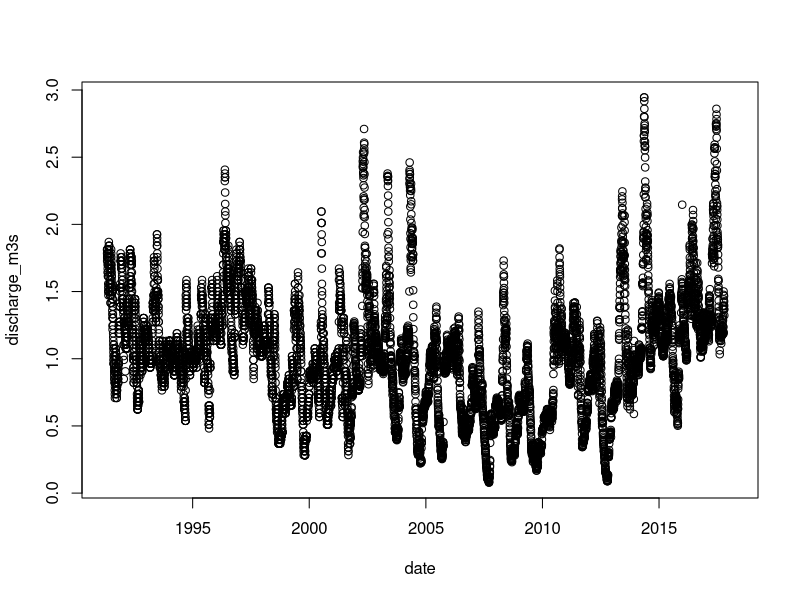

R code for this plot: (Note: this script raises an error after producing the figure.)
library(dplyr)
library(viridisLite)
library(tidyr)

q = read.delim('outflow USGS 05357245 TROUT RIVER.txt',stringsAsFactors = F)
head(q)
q = q %>% mutate(date = as.Date(datetime)) %>%
  mutate(discharge_m3s = as.numeric(X153725_00060_00003) * 0.0283168) %>%
  select(date,discharge_m3s)
plot(q)

doc = read.csv('webb_chem_phys_all_sites.csv',stringsAsFactors = F)
head(doc)
unique(doc$site_name)
doc = doc %>% mutate(date = as.Date(sampledate)) %>%
  select(site_name,date,doc) %>%
  group_by(site_name,date) %>%
  summarise_at('doc',mean,na.rm=T) %>%
  filter(!is.na(doc))

sdoc = spread(doc,site_name,doc) %>%
  select(date:`STEVENSON CREEK`) %>%
  filter(complete.cases(.)) %>%
  mutate(AC = `ALLEQUASH CREEK` * sites$drainage_area[1]/sum(sites$drainage_area[1:3]),
         NC = `NORTH CREEK` * sites$drainage_area[2]/sum(sites$drainage_area[1:3]),
         SC = `STEVENSON CREEK` * sites$drainage_area[3]/sum(sites$drainage_area[1:3])) %>%
  mutate(SW_DOC = AC+NC+SC)

output = sdoc %>% select(date,DOCtot)
write.csv(output,'outflowDOC.csv',row.names = F)
write.csv(q,'outflowQ.csv',row.names = F)

